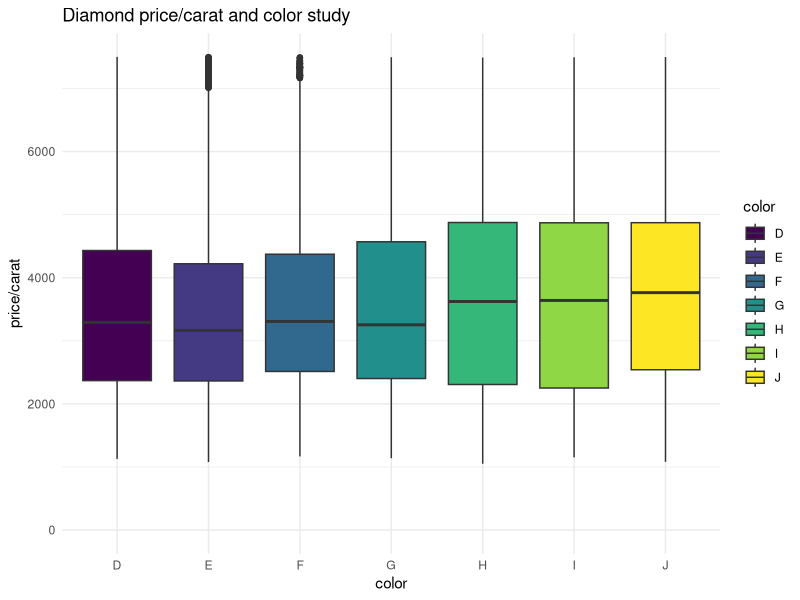

Reproduce this figure in R. (Note: this script raises an error after producing the figure.)
# Investigate the price per carat of diamonds across
# the different colors of diamonds using boxplots.

library(ggplot2)

data(diamonds)

d<-ggplot(diamonds,aes(color,price/carat, fill=color))

#Plot 1: Diamond price per carat across different color
d+
  ggtitle("Diamond price/carat and color study") +
  theme_minimal() +
  ylim(0,7500) + 
  geom_boxplot() + 
  ggsave("Diamond color chart.png")

#Plot 2: Diamond price per carat across different color and clarity
d+
  ggtitle("Diamond price, color and clarity study") +
  theme_minimal() +
  ylim(0,7500) +
  geom_boxplot() + 
  facet_wrap(~clarity) +
  ggsave("Diamond clarity chart.png")  
